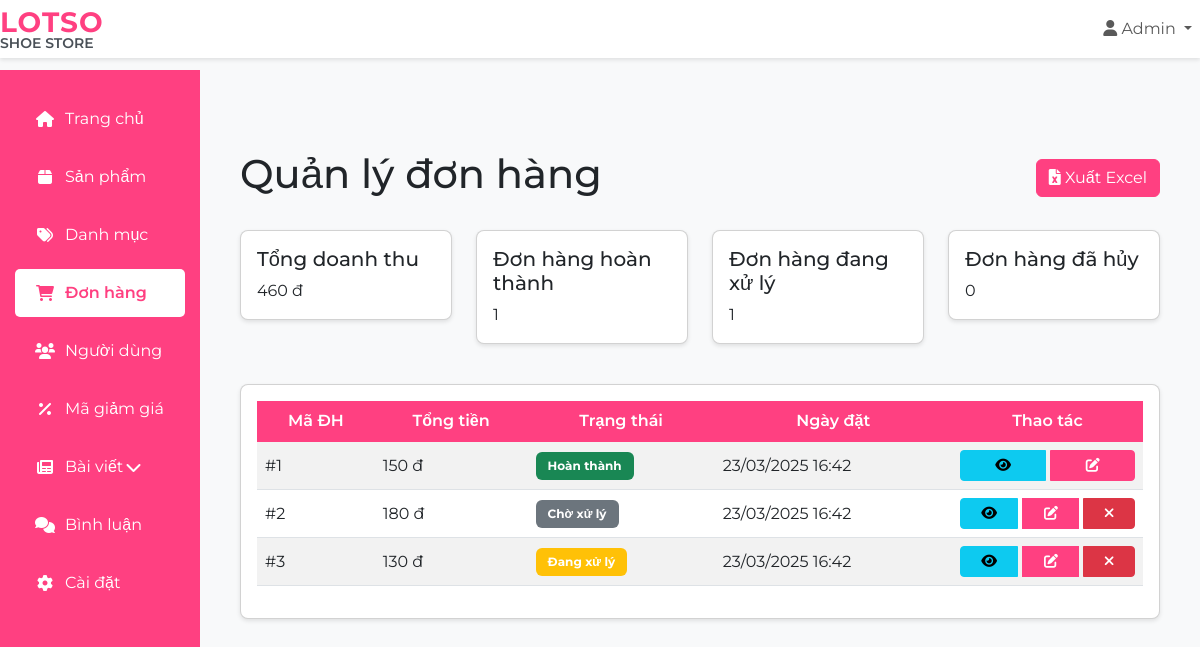
/public/orders.php, run on the app's committed database.
### tables this page shows
CREATE TABLE IF NOT EXISTS orders (
    id INT AUTO_INCREMENT PRIMARY KEY,
    user_id INT NOT NULL,
    total_price DECIMAL(10,2) NOT NULL,
    status ENUM('pending', 'processing', 'completed', 'canceled') DEFAULT 'pending',
    created_at TIMESTAMP DEFAULT CURRENT_TIMESTAMP,
    FOREIGN KEY (user_id) REFERENCES users(id) ON DELETE CASCADE
);

### public/orders.php (the view, shortened to what this page needs)
<?php
require_once '../templates/header.php';
require_once '../templates/sidebar.php';
$database = new Database();
$conn = $database->getConnection();
$query = "SELECT * FROM orders ORDER BY created_at DESC";
$result = $conn->query($query);
$orders = $result->fetch_all(MYSQLI_ASSOC);
$total_revenue = array_sum(array_column($orders, 'total_price'));
?>
<link href="https://cdnjs.cloudflare.com/ajax/libs/font-awesome/6.0.0/css/all.min.css" rel="stylesheet">
<div class="content">
    <div class="container-fluid">
        <div class="d-flex justify-content-between align-items-center mb-4">
            <h1>Quản lý đơn hàng</h1>
            <button class="btn btn-primary" id="exportExcel">
                    <i class="fas fa-file-excel"></i> Xuất Excel
                </button>
        </div>
        <div class="row mb-4">
            <div class="col-md-3">
                <div class="card">
                    <div class="card-body">
                        <h5 class="card-title">Tổng doanh thu</h5>
                        <p class="card-text"><?= number_format($total_revenue, 0, ',', '.') ?> đ</p>
                    </div>
                </div>
            </div>
            <div class="col-md-3">
                <div class="card">
                    <div class="card-body">
                        <h5 class="card-title">Đơn hàng hoàn thành</h5>
                        <p class="card-text"><?= count(array_filter($orders, fn($o) => $o['status'] === 'completed')) ?></p>
                    </div>
                </div>
            </div>
            <div class="col-md-3">
                <div class="card">
                    <div class="card-body">
                        <h5 class="card-title">Đơn hàng đang xử lý</h5>
                        <p class="card-text"><?= count(array_filter($orders, fn($o) => $o['status'] === 'processing')) ?></p>
                    </div>
                </div>
            </div>
            <div class="col-md-3">
                <div class="card">
                    <div class="card-body">
                        <h5 class="card-title">Đơn hàng đã hủy</h5>
                        <p class="card-text"><?= count(array_filter($orders, fn($o) => $o['status'] === 'canceled')) ?></p>
                    </div>
                </div>
            </div>
        </div>
        <div class="card">
            <div class="card-body">
                <div class="table-responsive">
                    <table class="table table-striped">
                        <thead>
                            <tr>
                                <th>Mã ĐH</th>
                                <th>Tổng tiền</th>
                                <th>Trạng thái</th>
                                <th>Ngày đặt</th>
                                <th>Thao tác</th>
                            </tr>
                        </thead>
                        <tbody>
                            <?php foreach ($orders as $order): ?>
                            <tr>
                                <td>#<?= $order['id'] ?></td>
                                <td><?= number_format($order['total_price'], 0, ',', '.') ?> đ</td>
                                <td>
                                    <span class="badge bg-<?php
                                        echo match($order['status']) {
                                            'pending' => 'secondary',
                                            'processing' => 'warning',
                                            'completed' => 'success',
                                            'canceled' => 'danger',
                                            default => 'secondary'
                                        };
                                    ?>">
                                        <?php
                                        echo match($order['status']) {
                                            'pending' => 'Chờ xử lý',
                                            'processing' => 'Đang xử lý',
                                            'completed' => 'Hoàn thành',
                                            'canceled' => 'Đã hủy',
                                            default => 'Không xác định'
                                        };
                                        ?>
                                    </span>
                                </td>
                                <td><?= date('d/m/Y H:i', strtotime($order['created_at'])) ?></td>
                                <td>
                                    <div class="btn-group">
                                        <button type="button" class="btn btn-sm btn-info view-order" data-id="<?= $order['id'] ?>">
                                            <i class="fas fa-eye"></i>
                                        </button>
                                        <button type="button" class="btn btn-sm btn-primary edit-status"
                                                data-id="<?= $order['id'] ?>"
                                                data-status="<?= $order['status'] ?>">
                                            <i class="fas fa-edit"></i>
                                        </button>
                                        <?php if ($order['status'] !== 'completed' && $order['status'] !== 'canceled'): ?>
                                        <button type="button" class="btn btn-sm btn-danger cancel-order" data-id="<?= $order['id'] ?>">
                                            <i class="fas fa-times"></i>
                                        </button>
                                        <?php endif; ?>
                                    </div>
                                </td>
                            </tr>
                            <?php endforeach; ?>
                        </tbody>
                    </table>
                </div>
            </div>
        </div>
            </div>
        </div>
<?php require_once '../templates/footer.php'; ?>

### assets/css/style.css (style rules this page uses)
* { margin: 0; padding: 0; box-sizing: border-box; }
body { background-color: #f8f9fa; padding-top: 70px; font-family: 'Montserrat', sans-serif; }
.container-fluid { padding-left: 0 !important; padding-right: 0 !important; }
.content { margin-left: 16.666667%; padding: 20px 40px !important; width: 83.333333% !important; }
.table thead th, .table th { background-color: #FF4081 !important; color: #fff !important; font-weight: 600; border-color: #FF4081; text-align: center; vertical-align: middle; }
.table td { vertical-align: middle; }
.btn-primary { background-color: #FF4081 !important; border-color: #FF4081 !important; color: #fff !important; }
.card { border-radius: 8px; box-shadow: 0 2px 4px rgba(0,0,0,.1); margin-bottom: 20px; }

### public/orders.php (style rules this page uses)
.btn-group { display: flex; gap: 5px; }
.card { margin-bottom: 1rem; }
.badge { padding: 0.5rem 0.75rem; }

### data on the page
orders: id "1", total_price "150", status "Hoàn thành", created_at "23/03/2025 16:42"
orders: id "2", total_price "180", status "Chờ xử lý", created_at "23/03/2025 16:42"
orders: id "3", total_price "130", status "Đang xử lý", created_at "23/03/2025 16:42"

### other printed values
$total_revenue "460"
count(array_filter($orders, fn($o) => $o['status'] === 'completed')) "1"
count(array_filter($orders, fn($o) => $o['status'] === 'processing')) "1"
count(array_filter($orders, fn($o) => $o['status'] === 'canceled')) "0"
